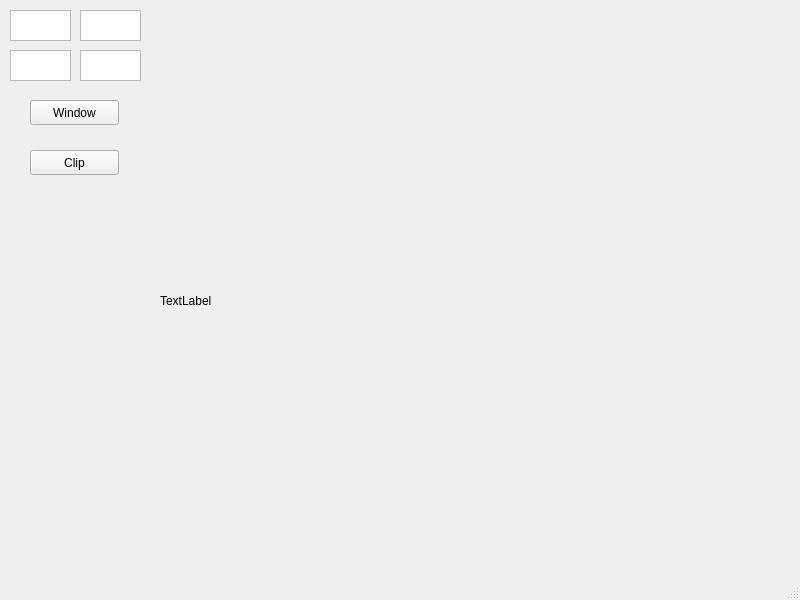
<?xml version="1.0" encoding="UTF-8"?>
<ui version="4.0">
 <class>MainWindow</class>
 <widget class="QMainWindow" name="MainWindow">
  <property name="geometry">
   <rect>
    <x>0</x>
    <y>0</y>
    <width>800</width>
    <height>600</height>
   </rect>
  </property>
  <property name="windowTitle">
   <string>MainWindow</string>
  </property>
  <widget class="QWidget" name="centralwidget">
   <widget class="QPushButton" name="pushButton">
    <property name="geometry">
     <rect>
      <x>30</x>
      <y>100</y>
      <width>89</width>
      <height>25</height>
     </rect>
    </property>
    <property name="text">
     <string>Window</string>
    </property>
   </widget>
   <widget class="QTextEdit" name="textEdit">
    <property name="geometry">
     <rect>
      <x>10</x>
      <y>10</y>
      <width>61</width>
      <height>31</height>
     </rect>
    </property>
   </widget>
   <widget class="QTextEdit" name="textEdit_2">
    <property name="geometry">
     <rect>
      <x>80</x>
      <y>10</y>
      <width>61</width>
      <height>31</height>
     </rect>
    </property>
   </widget>
   <widget class="QTextEdit" name="textEdit_3">
    <property name="geometry">
     <rect>
      <x>10</x>
      <y>50</y>
      <width>61</width>
      <height>31</height>
     </rect>
    </property>
   </widget>
   <widget class="QTextEdit" name="textEdit_4">
    <property name="geometry">
     <rect>
      <x>80</x>
      <y>50</y>
      <width>61</width>
      <height>31</height>
     </rect>
    </property>
   </widget>
   <widget class="QLabel" name="label">
    <property name="geometry">
     <rect>
      <x>160</x>
      <y>20</y>
      <width>641</width>
      <height>561</height>
     </rect>
    </property>
    <property name="text">
     <string>TextLabel</string>
    </property>
   </widget>
   <widget class="QPushButton" name="pushButton_2">
    <property name="geometry">
     <rect>
      <x>30</x>
      <y>150</y>
      <width>89</width>
      <height>25</height>
     </rect>
    </property>
    <property name="text">
     <string>Clip</string>
    </property>
   </widget>
  </widget>
  <widget class="QMenuBar" name="menubar">
   <property name="geometry">
    <rect>
     <x>0</x>
     <y>0</y>
     <width>800</width>
     <height>22</height>
    </rect>
   </property>
  </widget>
  <widget class="QStatusBar" name="statusbar"/>
 </widget>
 <resources/>
 <connections/>
</ui>
